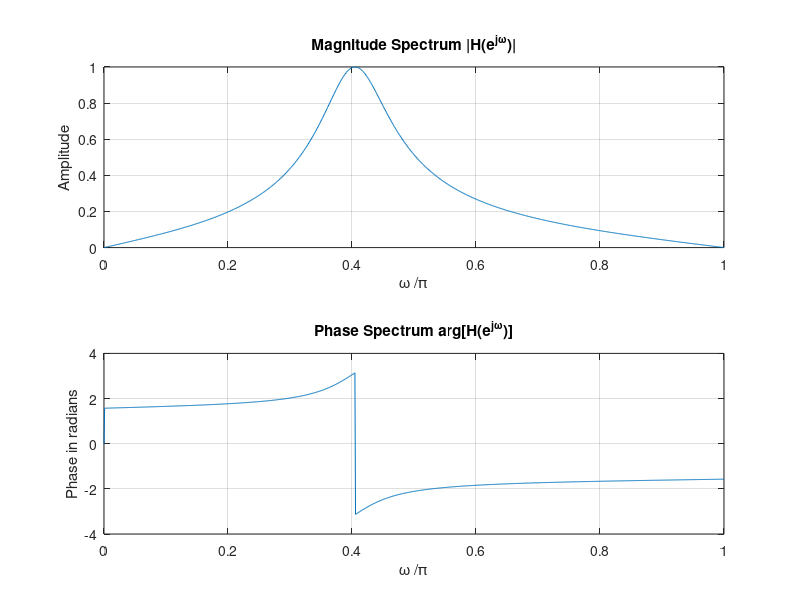

MATLAB code for this plot:
% Program Q4_3
clear;
% User specifies filter length
%M = input('Enter the filter length M: ');
% Compute the frequency samples of the DTFT
w = 0:1*pi/1023:1*pi;
num = [.15 0 -.15];
den = [.7 -.5 1];
% Compute and plot the DTFT
h = freqz(num, den, w);
subplot(2,1,1)
plot(w/pi,abs(h));grid
title('Magnitude Spectrum |H(e^{j\omega})|')
xlabel('\omega /\pi');
ylabel('Amplitude');
subplot(2,1,2)
plot(w/pi,angle(h));grid
title('Phase Spectrum arg[H(e^{j\omega})]')
xlabel('\omega /\pi');
ylabel('Phase in radians');
